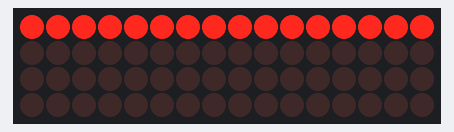
This sketch was run on a simulated Arduino Uno, built with avr-gcc and run on an emulated ATmega328P. Shown: 16×4 LED matrix. Wiring (inferred from the names in the program): LED cube drawn one layer per row (orientation assumed): layers pin 2, pin 3, pin 4, pin 5; columns pin 6, pin 7, pin 8, pin 9, pin 10, pin 11, pin 12, pin 13, A0, A1, A2, A3, A4, A5, pin 0, pin 1.

Above: at 10.43 s.

The sketch:

LED_Cube_Z_Axis_Plane_Sweep_Animation.ino
```cpp
// ——————————————————————————————
// 4×4×4 LED Cube: Z-Axis Plane Sweep Animation
// ——————————————————————————————

const uint8_t layerPins[4] = {2, 3, 4, 5};     // Layers (Z-axis: 0–3)
const uint8_t colPins[16] = {
  6,  7,  8,  9,
  10, 11, 12, 13,
  A0, A1, A2, A3,
  A4, A5,
  0,  1           // D0, D1 used as digital outputs
};

uint16_t cubeData[4];  // Buffer for 4 layers

// ——————————————————————————————
// Helper: Clear the entire cube
// ——————————————————————————————
void clearCube() {
  for (uint8_t z = 0; z < 4; z++)
    cubeData[z] = 0;
}

// ——————————————————————————————
// Helper: Light all 16 LEDs of a layer
// ——————————————————————————————
void fillLayer(uint8_t z) {
  if (z < 4)
    cubeData[z] = 0xFFFF; // 16 bits ON
}

// ——————————————————————————————
// Helper: Draw one full frame
// ——————————————————————————————
void drawCubeFrame() {
  for (uint8_t z = 0; z < 4; z++) {
    for (uint8_t i = 0; i < 16; i++) {
      digitalWrite(colPins[i], (cubeData[z] & (1 << i)) ? HIGH : LOW);
    }
    digitalWrite(layerPins[z], HIGH);
    delayMicroseconds(1000);  // layer dwell time
    digitalWrite(layerPins[z], LOW);
  }
}

// ——————————————————————————————
// Animation: Plane Sweep Z=0 → 3 → 0
// ——————————————————————————————
void animPlaneSweep(uint8_t repeat = 3, uint16_t holdDelay = 100) {
  for (uint8_t r = 0; r < repeat; r++) {
    // Z = 0 → 3 (up)
    for (uint8_t z = 0; z < 4; z++) {
      clearCube();
      fillLayer(z);
      drawCubeFrame();
      delay(holdDelay);
    }

    // Z = 2 → 1 (down) (skip z=3 to avoid repeat)
    for (int8_t z = 2; z >= 0; z--) {
      clearCube();
      fillLayer(z);
      drawCubeFrame();
      delay(holdDelay);
    }
  }
}

// ——————————————————————————————
// Arduino Setup & Main Loop
// ——————————————————————————————
void setup() {
  for (uint8_t i = 0; i < 4; i++) {
    pinMode(layerPins[i], OUTPUT);
    digitalWrite(layerPins[i], LOW);
  }
  for (uint8_t i = 0; i < 16; i++) {
    pinMode(colPins[i], OUTPUT);
    digitalWrite(colPins[i], LOW);
  }
}

void loop() {
  animPlaneSweep();  // play the sweep
  delay(1000);       // pause before repeat
}
```
